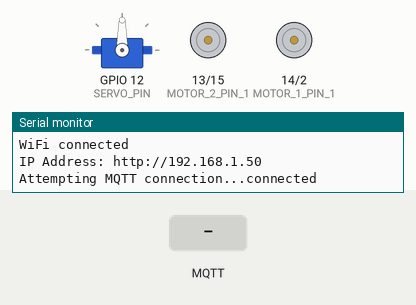
Bench run of a sketch on a simulated ESP32. Shown: servo, motor-driver pin pairs drawn as motors (green arrow = first pin HIGH = forward, orange = second pin HIGH = backward, longer = more drive), the last lines printed to the serial monitor. The test bench sets the inputs (shaded band). WiFi joins after 1.5 s; servers stay silent unless stated; no MQTT or app messages arrive unless stated; the camera gives no picture.

Above: at 3.0 s.
3.1 s: MQTT message "servo-left" arrives on the first subscribed topic
At 4.16 s:
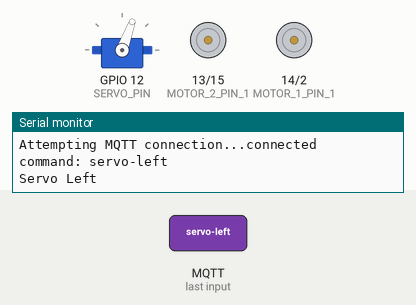
6.1 s: MQTT message "forward" arrives on the first subscribed topic
At 7.6 s:
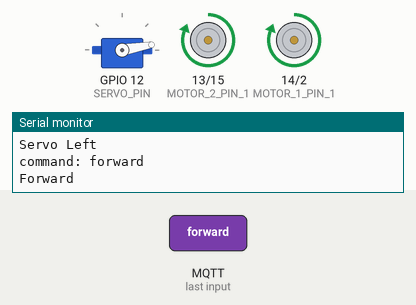
8.4 s: MQTT message "left" arrives on the first subscribed topic
At 8.8 s:
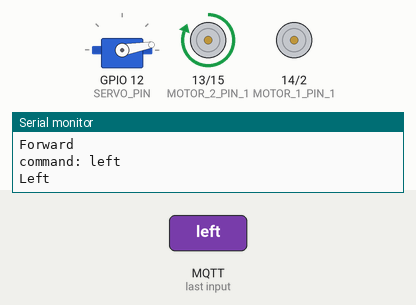
9.9 s: MQTT message "right" arrives on the first subscribed topic
At 11.1 s:
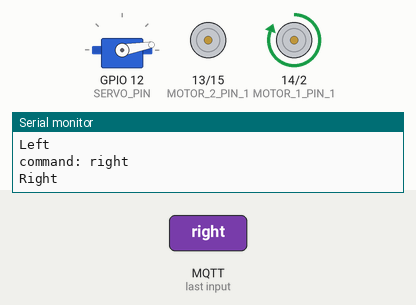
11.4 s: MQTT message "backward" arrives on the first subscribed topic
At 12.2 s:
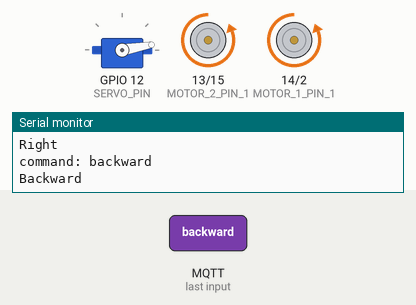
12.9 s: MQTT message "stop" arrives on the first subscribed topic
At 13.3 s:
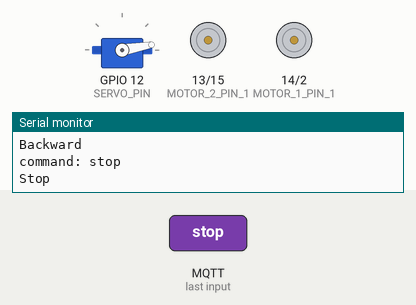
Timing chart, 0 to 15.4 s (numbered marks = the images above; inputs shaded):
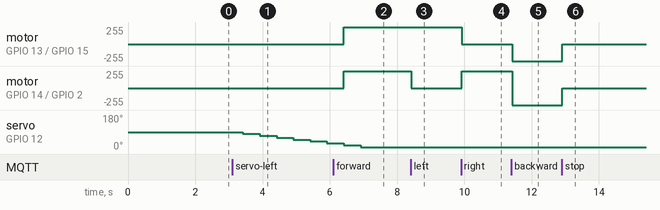

The sketch:

eeg-project.ino
```cpp
#include <WiFi.h>
#include <ESP32Servo.h>
#include "esp_camera.h"
#include "Arduino.h"
#include "esp_timer.h"
#include "img_converters.h"
#include "fb_gfx.h"
#include "soc/soc.h"             // disable brownout problems
#include "soc/rtc_cntl_reg.h"    // disable brownout problems
#include <PubSubClient.h>

const char* ssid = "Dika";
const char* password = "dikta221";
const char* mqtt_server = "192.168.32.247";
const char* mqtt_commands_topic = "esp32/commands";
const char* mqtt_camera_topic = "esp32/camera";

#define PWDN_GPIO_NUM     32
#define RESET_GPIO_NUM    -1
#define XCLK_GPIO_NUM      0
#define SIOD_GPIO_NUM     26
#define SIOC_GPIO_NUM     27

#define Y9_GPIO_NUM       35
#define Y8_GPIO_NUM       34
#define Y7_GPIO_NUM       39
#define Y6_GPIO_NUM       36
#define Y5_GPIO_NUM       21
#define Y4_GPIO_NUM       19
#define Y3_GPIO_NUM       18
#define Y2_GPIO_NUM        5
#define VSYNC_GPIO_NUM    25
#define HREF_GPIO_NUM     23
#define PCLK_GPIO_NUM     22

#define MOTOR_1_PIN_1     14
#define MOTOR_1_PIN_2     2
#define MOTOR_2_PIN_1     13
#define MOTOR_2_PIN_2     15

#define SERVO_PIN 12

Servo servo;
int servoDegree = 90;
int servoIncrement = 0;

WiFiClient espClient;
PubSubClient client(espClient);

int lastWifiStatus;
unsigned long lastCaptureTime = 0;

void callback(char* topic, byte* payload, unsigned int length) {
  String command = "";
  for (unsigned int i = 0; i < length; i++) {
    command += (char)payload[i];
  }

  Serial.println("command: " + command);

  if (command == "forward") {
    Serial.println("Forward");
    digitalWrite(MOTOR_1_PIN_1, 1);
    digitalWrite(MOTOR_1_PIN_2, 0);
    digitalWrite(MOTOR_2_PIN_1, 1);
    digitalWrite(MOTOR_2_PIN_2, 0);
  }
  else if (command == "left") {
    Serial.println("Left");
    digitalWrite(MOTOR_1_PIN_1, 0);
    digitalWrite(MOTOR_1_PIN_2, 0);
    digitalWrite(MOTOR_2_PIN_1, 1);
    digitalWrite(MOTOR_2_PIN_2, 0);
  }
  else if (command == "right") {
    Serial.println("Right");
    digitalWrite(MOTOR_1_PIN_1, 1);
    digitalWrite(MOTOR_1_PIN_2, 0);
    digitalWrite(MOTOR_2_PIN_1, 0);
    digitalWrite(MOTOR_2_PIN_2, 0);
  }
  else if (command == "backward") {
    Serial.println("Backward");
    digitalWrite(MOTOR_1_PIN_1, 0);
    digitalWrite(MOTOR_1_PIN_2, 1);
    digitalWrite(MOTOR_2_PIN_1, 0);
    digitalWrite(MOTOR_2_PIN_2, 1);
  }
  else if (command == "stop") {
    Serial.println("Stop");
    digitalWrite(MOTOR_1_PIN_1, 0);
    digitalWrite(MOTOR_1_PIN_2, 0);
    digitalWrite(MOTOR_2_PIN_1, 0);
    digitalWrite(MOTOR_2_PIN_2, 0);
  }
  else if (command == "servo-left") {
    Serial.println("Servo Left");
    servoIncrement = -10;
  }
  else if (command == "servo-right") {
    Serial.println("Servo Right");
    servoIncrement = 10;
  }
  else if (command == "servo-stop") {
    Serial.println("Servo Stop");
    servoIncrement = 0;
  }
}

void reconnect() {
  while (!client.connected()) {
    Serial.print("Attempting MQTT connection...");
    if (client.connect("EEG-CAR")) {
      Serial.println("connected");
      client.subscribe(mqtt_commands_topic);
    } else {
      Serial.print("failed, rc=");
      Serial.print(client.state());
      Serial.println(" try again in 3 seconds");
      delay(3000);
    }
  }
}

String get_wifi_status(int status) {
  switch (status) {
    case WL_IDLE_STATUS: return "WL_IDLE_STATUS";
    case WL_SCAN_COMPLETED: return "WL_SCAN_COMPLETED";
    case WL_NO_SSID_AVAIL: return "WL_NO_SSID_AVAIL";
    case WL_CONNECT_FAILED: return "WL_CONNECT_FAILED";
    case WL_CONNECTION_LOST: return "WL_CONNECTION_LOST";
    case WL_DISCONNECTED: return "WL_DISCONNECTED";
    case WL_CONNECTED: return "WL_CONNECTED";
    default: return "IDK";
  }
}

void setup() {
  WRITE_PERI_REG(RTC_CNTL_BROWN_OUT_REG, 0); //disable brownout detector

  pinMode(MOTOR_1_PIN_1, OUTPUT);
  pinMode(MOTOR_1_PIN_2, OUTPUT);
  pinMode(MOTOR_2_PIN_1, OUTPUT);
  pinMode(MOTOR_2_PIN_2, OUTPUT);
  pinMode(SERVO_PIN, OUTPUT);

  servo.attach(SERVO_PIN);
  servo.write(servoDegree);

  Serial.begin(115200);
  Serial.setDebugOutput(false);

  camera_config_t config;
  config.ledc_channel = LEDC_CHANNEL_0;
  config.ledc_timer = LEDC_TIMER_0;
  config.pin_d0 = Y2_GPIO_NUM;
  config.pin_d1 = Y3_GPIO_NUM;
  config.pin_d2 = Y4_GPIO_NUM;
  config.pin_d3 = Y5_GPIO_NUM;
  config.pin_d4 = Y6_GPIO_NUM;
  config.pin_d5 = Y7_GPIO_NUM;
  config.pin_d6 = Y8_GPIO_NUM;
  config.pin_d7 = Y9_GPIO_NUM;
  config.pin_xclk = XCLK_GPIO_NUM;
  config.pin_pclk = PCLK_GPIO_NUM;
  config.pin_vsync = VSYNC_GPIO_NUM;
  config.pin_href = HREF_GPIO_NUM;
  config.pin_sscb_sda = SIOD_GPIO_NUM;
  config.pin_sscb_scl = SIOC_GPIO_NUM;
  config.pin_pwdn = PWDN_GPIO_NUM;
  config.pin_reset = RESET_GPIO_NUM;
  config.xclk_freq_hz = 20000000;
  config.pixel_format = PIXFORMAT_JPEG;
  config.grab_mode = CAMERA_GRAB_LATEST;
  config.frame_size = FRAMESIZE_SVGA;
  config.jpeg_quality = 50;
  config.fb_count = 2;

  // Camera init
  esp_err_t err = esp_camera_init(&config);
  if (err != ESP_OK) {
    Serial.printf("Camera init failed with error 0x%x", err);
    return;
  }

  // Wi-Fi connection
  WiFi.mode(WIFI_STA);
  WiFi.begin(ssid, password);
  int status = WiFi.status();
  while (status != WL_CONNECTED) {
    delay(500);
    status = WiFi.status();
    // if (status == lastWifiStatus) continue;
    lastWifiStatus = status;
    Serial.println(get_wifi_status(status));
  }
  Serial.println("");
  Serial.println("WiFi connected");
  Serial.print("IP Address: http://");
  Serial.println(WiFi.localIP());

  client.setServer(mqtt_server, 1883);
  client.setCallback(callback);
}

void captureAndPublishImage() {
  camera_fb_t * fb = NULL;
  fb = esp_camera_fb_get();
  if (!fb) {
    Serial.println("Camera capture failed");
    return;
  }

  if (fb->format != PIXFORMAT_JPEG) {
    Serial.println("Non-JPEG data not supported");
    esp_camera_fb_return(fb);
    return;
  }

  client.beginPublish(mqtt_camera_topic, fb->len, false);
  client.write(fb->buf, fb->len);
  client.endPublish();

  esp_camera_fb_return(fb);
}

void loop() {
  if (!client.connected()) {
    reconnect();
  }

  unsigned long currentTime = millis();

  if (currentTime - lastCaptureTime >= 500) {

    captureAndPublishImage();
    client.loop();
    lastCaptureTime = currentTime;
    servoDegree += servoIncrement;

    if (servoDegree != servo.read() && servoDegree > 0 && servoDegree < 180) {
      servo.write(servoDegree);
    }
  }
}
```

Measured:
- after the input at 3.1 s, servo on GPIO 12 (SERVO_PIN): moves from 90° to 30° over 2.5 s, starting after 0.32 s
- after the input at 6.1 s, motor on GPIO 13 (MOTOR_2_PIN_1) / GPIO 15 (MOTOR_2_PIN_2), motor on GPIO 14 (MOTOR_1_PIN_1) / GPIO 2 (MOTOR_1_PIN_2): stopped → forward 255/255 after 0.32 s
- after the input at 8.4 s, motor on GPIO 14 (MOTOR_1_PIN_1) / GPIO 2 (MOTOR_1_PIN_2): forward 255/255 → stopped at once
- after the input at 9.9 s, motor on GPIO 13 (MOTOR_2_PIN_1) / GPIO 15 (MOTOR_2_PIN_2): forward 255/255 → stopped at once; motor on GPIO 14 (MOTOR_1_PIN_1) / GPIO 2 (MOTOR_1_PIN_2): stopped → forward 255/255 at once
- after the input at 11.4 s, motor on GPIO 13 (MOTOR_2_PIN_1) / GPIO 15 (MOTOR_2_PIN_2): stopped → backward 255/255 at once; motor on GPIO 14 (MOTOR_1_PIN_1) / GPIO 2 (MOTOR_1_PIN_2): forward 255/255 → backward 255/255 at once
- after the input at 12.9 s, motor on GPIO 13 (MOTOR_2_PIN_1) / GPIO 15 (MOTOR_2_PIN_2), motor on GPIO 14 (MOTOR_1_PIN_1) / GPIO 2 (MOTOR_1_PIN_2): backward 255/255 → stopped at once
